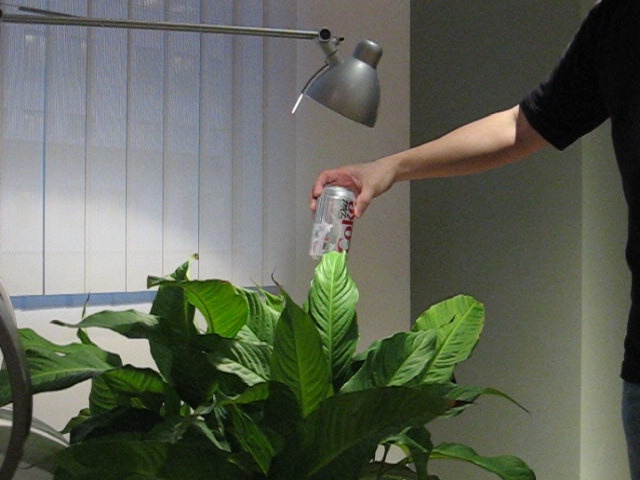
%> input picture 2021_2022/TP/TP/coke/0013.jpg, 640 x 480 px; its folder holds only this picture in this run
$ octave ex4.m   (GNU Octave 9; MATLAB toolbox functions it lacks are replaced by stand-ins)
%> lines starting %> are read from the running program, lines starting %| are printed output that depends on the picture
### 2021_2022/tpSource/matlab/src/readSeq.m
function seq = readSeq( pName, bw )
%> called with pName = '../../data/Coke/', bw = 0
    if( ~exist( 'bw', 'var' ) )
        bw = 1;
    end
    a = dir( pName );
    a = a( [a(:).isdir] == 0 );
    lA = length( a );

    img = imread( [ pName, a(1).name ] );
%> img is the input picture: size 480x640x3 uint8; mean R, G, B 95.5, 100.5, 87.7
    sImg = size( img );
%> sImg = [480 640 3]
    if( length(sImg) == 2 )
        sSeq = [ sImg, lA ];
        seq = zeros( sSeq );
        for i = 1:1:lA
            fNum = str2double( a(i).name( 4:end-4 ) );  % imgXXX.png
            img = imread( [ pName, a(i).name ] );
            seq(:, :, fNum) = img;
        end
    elseif( (sImg(3) == 3) && (bw) )   % Color image 2 Gray
        sSeq = [ sImg(1:2), lA ];
        seq = zeros( sSeq );
        for i = 1:1:lA
            if( a(i).name(1) == 'i' )
                fNum = str2double( a(i).name( 4:end-4 ) );  % imgXXX.png
            else
                fNum = str2double( a(i).name( 1:end-4 ) );  % XXX.jpg
            end
            img = rgb2gray(imread( [ pName, a(i).name ] ));
            seq(:, :, fNum) = img;
        end
    else   % Color image
        sSeq = [ sImg, lA ];
%> sSeq = [480 640 3 1]
        seq = zeros( sSeq );
        for i = 1:1:lA
            if( a(i).name(1) == 'i' )
                fNum = str2double( a(i).name( 4:end-4 ) );  % imgXXX.png
            else
                fNum = str2double( a(i).name( 1:end-4 ) );  % XXX.jpg
            end
            img = imread( [ pName, a(i).name ] );
            seq(:, :, :, fNum) = img;
        end
    end
    % 0 <= I (entier) <= 255
    minI = double( min( seq(:) ) );     maxI = double( max( seq(:) ) );
%> after `minI = double( min( seq(:) ) )`: minI = 0
%> after `maxI = double( max( seq(:) ) )`: maxI = 255
    seq = uint8( 255*( double(seq) - minI ) / ( maxI - minI ) );

### 2021_2022/tpSource/matlab/src/suivi/filtreParticulaire/getHisto.m
function [histo] = getHisto( img, nbBin )
    sImg = size(img);
    if( length( sImg ) == 2 )
        sImg(3) = 1;
    end
    histo = zeros( 1, nbBin*sImg(3) );
    img = double( img );
% [12 lines of commented-out code are left out]


    for c = 1:1:sImg(3)
        imgC = img(:,:,c);
        histo( (1:nbBin) + nbBin*(c-1) ) = hist( imgC(:), nbBin );
    end
    histo = histo / sum( histo );

### 2021_2022/tpSource/matlab/src/suivi/filtreParticulaire/particleFiltering.m
function [xKp1, omegaKp1] = particleFiltering( img, xK, omegaK, nbPart, hRef, l, w, sigma, lambda, alpha )
%----------------------------------------------------------------------%
% Suivi par filtrage particulaire: cette methode fait:
%	- evoluer toutes les particules de t a t+1
%   - met a jour les poids (suivant la vraisemblance) et les normalise
%   - re-echantillonne si besoin
%
%   Entrees:
%       - img: l'image a t+1
%       - xK: les particules a l'instant t (2xnbPart)
%       - omegaK: les poids a l'instant t (1xnbPart)
%       - nbPart: le nombre de particules
%       - sigma: ecart type de la gaussienne (pour l'evolution des particules)
%       - hRef: l'histogramme cible
%       - l: longueur de la boite englobante
%       - w: largeur de la boite englobante
%       - lambda: facteur de decroissance dans la vraisemblance
%       - alpha: facteur pour le re-echantillonnage
%   Sorties:
%       - xKp1: les particules a l'instant t+1 (2xnbPart)
%       - omegaKp1: les poids a l'instant t+1 (1xnbPart)
%----------------------------------------------------------------------%
    sImg = size( img );

    %-- Marche gaussienne des particules
        % randn = N(0, 1) => m + s*randn = N(m, s)
    xKp1 = xK + sigma*randn( 2, nbPart );
    xKp1(1, :) = max( min( xKp1(1, :), sImg(2) ), 1 );
    xKp1(2, :) = max( min( xKp1(2, :), sImg(1) ), 1 );
    %-- Calcul des poids
    pYkXk = getVraisemblance( hRef, img, nbPart, xKp1, l, w, lambda );
    omegaKp1 = omegaK .* pYkXk;
    %-- Normalisation
    omegaKp1 = omegaKp1 / sum( omegaKp1 );
    %--  Reechantillonnage
    if( sum( omegaKp1.^2 ) < alpha * nbPart )
        [xKp1, omegaKp1] = resample( xKp1, omegaKp1, nbPart );
    end


    function [pS, wS] = resample( p, w, nbPart )
        c = cumsum(w);
        r = rand(nbPart, 1);
        pS = zeros( size( p ) );
        wS = ones( size( w ) ) / nbPart;
        for i = 1:nbPart
            f = find(c > r(i), 1);
            pS(:, i) = p(:, f);
        end


### 2021_2022/tpSource/matlab/src/suivi/filtreParticulaire/getVraisemblance.m
function pYkXk = getVraisemblance( hRef, img, nbPart, xK, l, w, lambda )
    sImg = size( img );
    if( length( sImg ) == 2 )
        sImg(3) = 1;
    end
    nbBin = length( hRef ) / sImg(3);

    xMin = round( max( xK(1,:) - l, 1 ) );      xMax = round( min( xK(1,:) + l, sImg(2) ) );
    yMin = round( max( xK(2,:) - w, 1 ) );      yMax = round( min( xK(2,:) + w, sImg(1) ) );

    d = zeros( 1, nbPart );
    for i = 1:1:nbPart
        subI = img( yMin(i):yMax(i), xMin(i):xMax(i), : );
        hImg = getHisto( subI, nbBin );
        d(i) = getDistance( hRef, hImg );
    end
    pYkXk = exp( -lambda * d.^2 );

### 2021_2022/tpSource/matlab/ex4.m
clear variables
close all
clc

addpath src/suivi/filtreParticulaire/
addpath src/

dataPath = '../../data/';
seqNum = 1;
switch seqNum
    case 1
        seqName = 'Coke/';
        rect = [ 304; 164; 36; 73 ];
    case 2
        seqName = 'Woman/';
        rect = [ 214; 118; 20; 100 ];
    case 3
        seqName = 'ballonRouge/';
        rect = [ 153; 67; 33; 37 ];
    case 4
        sqeName = 'Beanbags/';
        rect = [ 154; 148; 35; 37 ];
end
seq = readSeq( [dataPath, seqName], 0 );

% Parametres
sSeq = size( seq );
%> sSeq = [480 640 3 13]
isColor = length( sSeq ) > 3;
%> isColor = true
sigma = 25;     % sigma de propagation
nbPart = 100;	% nombre de particules
lambda = 100;   % facteur de vraisemblance
nbBin = 50;    % nombre de bins des histogrammes
alpha = 0.1;    % facteur de reechantillonnage
tMax = 100;     % nombre de frames
nbDisplay = 6;  % nombre d'affichage
dT = round( tMax / (nbDisplay - 1) );

% Initialisation
figure(1);
if( isColor )
    img = squeeze( seq(:,:,:,1) );
%> img: size 480x640x3 uint8; every value is 0
    imagesc( img );
else
    img = seq(:,:,1);
    imagesc( img ); colormap gray;
end
axis image; axis off;

% rect = round( getrect );
l = ceil( ( rect(3) - 1 ) / 2 );        cX = rect(1) + l;
w = ceil( ( rect(4) - 1 ) / 2 );        cY = rect(2) + w;
% Calcul de l'histogramme de reference
subI = img( (cY - w):(cY + w), (cX - l):(cX + l), : );
%> subI: size 73x37x3 uint8; every value is 0
hRef = getHisto( subI, nbBin );
%> in getHisto, `img = double( img );`: img: size 73x37x3 double; every value is 0
%> after the loop in getHisto, `for c = 1:1:sImg(3)`: histo = 150 values, max 2701 at index 25, min 0 at index 1, mean 54.02
%> in getHisto, `histo = histo / sum( histo );`: histo = 150 values, max 0.333 at index 25, min 0 at index 1, mean 0.00667
%> hRef has the same summary as histo in getHisto
% Creation des particules
xK = repmat( [cX; cY], [1, nbPart] );       omegaK = ones(1, nbPart ) / nbPart;

hold on;
    plot( xK(1, :), xK(2, :), 'og', 'linewidth', 2 );
    rectangle( 'Position', [ cX - l, cY - w, 2*l, 2*w ], 'EdgeColor', 'b', 'linewidth', 2 );
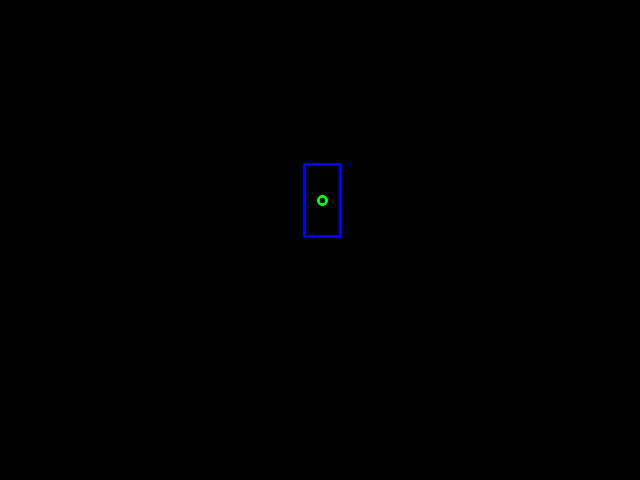
%> figure redrawn from the program's plot data
hold off;
% Suivi
for t = 2:1:tMax
    if( isColor )
%> (the run ends here)
